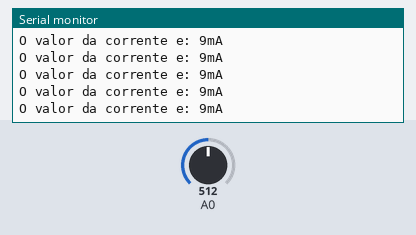
This program was run on a simulated Arduino Mega 2560, built with avr-gcc and run on an emulated ATmega2560. Shown: the last lines printed to the serial monitor. The inputs (shaded band) are chosen by the test bench; at power-on: A0 = 512.

Above: at 1.3 s.
1.4 s: A0 set to 716
At 1.67 s:
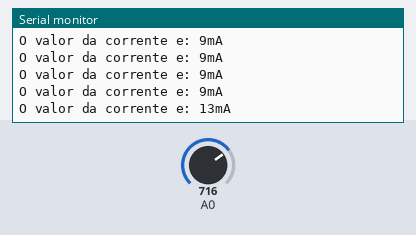
2.9 s: A0 set to 900
At 3.0 s:
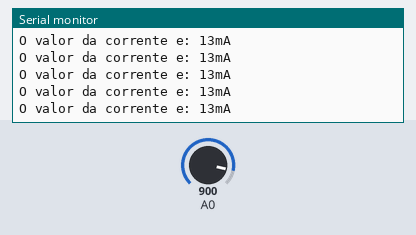
Timing chart, 0 to 5.9 s (numbered marks = the images above; inputs shaded):
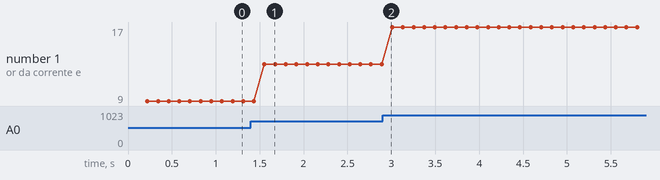

Measured:
- after the input at 1.4 s, the serial monitor: prints a new line after 0.15 s (image 1)
- plotted number 1: 9 → 13 after the input at 1.4 s, 13 → 17 after the input at 2.9 s

The program:

main.cpp
```cpp
#include <Arduino.h>
#include<SPI.h>


#define CS 53
#define IODIRA 0x00
#define IODIRB 0x01
#define GPIOA  0x12
#define GPIOB  0x13
#define IORDIRB 0x01

const uint8_t INITIAL_ADDRESS= 0x20;
const uint8_t READ_OPERATION = (INITIAL_ADDRESS <<1 | 0x01);
const uint8_t WRITE_OPERATION = (INITIAL_ADDRESS <<1 | 0x00);
uint8_t portBState = 0;
uint8_t portAState = 0; //bit wise


void setup()
{
  // put your setup code here, to run once:
  Serial.begin(115200);
  delay(100);

  pinMode(CS, OUTPUT);
  digitalWrite(CS, HIGH);
  SPI.begin();

  //configure portB as output
  SPI.beginTransaction(SPISettings(SPI_CLOCK_DIV8, MSBFIRST, SPI_MODE0));
  digitalWrite(CS,LOW);
  SPI.transfer(WRITE_OPERATION);
  SPI.transfer(IODIRB);
  SPI.transfer(0x00);
  digitalWrite(CS,HIGH);
  delay(0.1);

  //configure portA as 00001111
  digitalWrite(CS,LOW);
  SPI.transfer(WRITE_OPERATION);
  SPI.transfer(IODIRA);
  SPI.transfer(0xF0);
  digitalWrite(CS,HIGH);
  SPI.endTransaction();
}


void loop()
{
  // put your main code here, to run repeatedly:

  //Leitura expansor 4 chaves

  SPI.beginTransaction(SPISettings(SPI_CLOCK_DIV8, MSBFIRST, SPI_MODE0));
  digitalWrite(CS,LOW);
  SPI.transfer(READ_OPERATION);
  SPI.transfer(GPIOA);
  portAState=SPI.transfer(0);
  portAState &= 0xF0;
  digitalWrite(CS,HIGH);
  SPI.endTransaction();
  delay(10);


  SPI.beginTransaction(SPISettings(SPI_CLOCK_DIV8, MSBFIRST, SPI_MODE0));
  digitalWrite(CS,LOW);
  SPI.transfer(WRITE_OPERATION);
  SPI.transfer(GPIOA);
  //uint8_t bcd = (portAState);
  SPI.transfer(portAState>>4);
  digitalWrite(CS,HIGH);
  SPI.endTransaction();
  delay(10);

  float leituraAD = analogRead(A0);
  delay(100);
  int corrente= map(leituraAD, 208,1023,4,20);
  float tensao= (((5*leituraAD)-1040)/815.0);
  Serial.print("O valor da corrente e: ");
  Serial.print(corrente);
  Serial.println("mA");


  int leds= tensao/0.625;
  uint8_t leds_write = 0x00;

  for(int x=0;x<=leds;x++){
    leds_write=leds_write>>1;
    leds_write =(leds_write|0x80);
  }
  //Serial.print("palavra esrtia foi: ");
  //Serial.println(leds_write,BIN);

  //write portB
  SPI.beginTransaction(SPISettings(SPI_CLOCK_DIV8, MSBFIRST, SPI_MODE0));
  digitalWrite(CS,LOW);
  SPI.transfer(WRITE_OPERATION);
  SPI.transfer(GPIOB);
  SPI.transfer(leds_write);
  digitalWrite(CS,HIGH);
  SPI.endTransaction();
}
```
